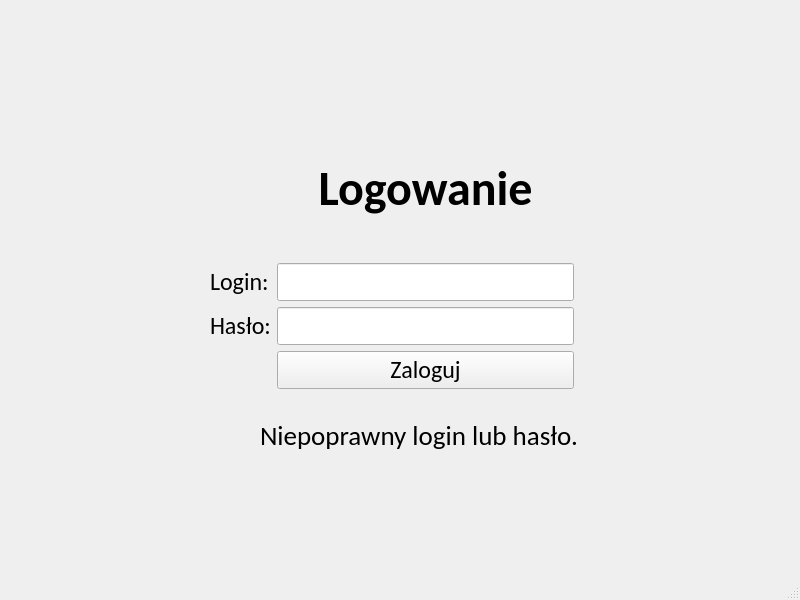
<?xml version="1.0" encoding="UTF-8"?>
<ui version="4.0">
 <class>MainWindow</class>
 <widget class="QMainWindow" name="MainWindow">
  <property name="geometry">
   <rect>
    <x>0</x>
    <y>0</y>
    <width>800</width>
    <height>600</height>
   </rect>
  </property>
  <property name="sizePolicy">
   <sizepolicy hsizetype="Fixed" vsizetype="Fixed">
    <horstretch>0</horstretch>
    <verstretch>0</verstretch>
   </sizepolicy>
  </property>
  <property name="windowTitle">
   <string>Kantor C++</string>
  </property>
  <widget class="QWidget" name="centralwidget">
   <widget class="QStackedWidget" name="stackedWidget">
    <property name="geometry">
     <rect>
      <x>0</x>
      <y>0</y>
      <width>800</width>
      <height>600</height>
     </rect>
    </property>
    <property name="sizePolicy">
     <sizepolicy hsizetype="Fixed" vsizetype="Fixed">
      <horstretch>0</horstretch>
      <verstretch>0</verstretch>
     </sizepolicy>
    </property>
    <property name="minimumSize">
     <size>
      <width>800</width>
      <height>600</height>
     </size>
    </property>
    <property name="maximumSize">
     <size>
      <width>800</width>
      <height>600</height>
     </size>
    </property>
    <property name="currentIndex">
     <number>0</number>
    </property>
    <widget class="QWidget" name="pageLogowanie">
     <widget class="QWidget" name="gridLayoutWidget">
      <property name="geometry">
       <rect>
        <x>210</x>
        <y>120</y>
        <width>364</width>
        <height>269</height>
       </rect>
      </property>
      <layout class="QGridLayout" name="gridLayout">
       <item row="1" column="0">
        <widget class="QLabel" name="labelLogin">
         <property name="font">
          <font>
           <family>Calibri</family>
           <pointsize>18</pointsize>
          </font>
         </property>
         <property name="text">
          <string>Login:</string>
         </property>
        </widget>
       </item>
       <item row="3" column="0">
        <widget class="QLabel" name="labelHaslo">
         <property name="font">
          <font>
           <family>Calibri</family>
           <pointsize>18</pointsize>
          </font>
         </property>
         <property name="text">
          <string>Hasło:</string>
         </property>
        </widget>
       </item>
       <item row="4" column="1">
        <widget class="QPushButton" name="pushButtonZaloguj">
         <property name="font">
          <font>
           <family>Calibri</family>
           <pointsize>18</pointsize>
          </font>
         </property>
         <property name="text">
          <string>Zaloguj</string>
         </property>
        </widget>
       </item>
       <item row="1" column="1">
        <widget class="QLineEdit" name="lineEditLogin">
         <property name="font">
          <font>
           <family>Calibri</family>
           <pointsize>18</pointsize>
          </font>
         </property>
        </widget>
       </item>
       <item row="3" column="1">
        <widget class="QLineEdit" name="lineEditHaslo">
         <property name="font">
          <font>
           <family>Calibri</family>
           <pointsize>18</pointsize>
          </font>
         </property>
         <property name="echoMode">
          <enum>QLineEdit::Password</enum>
         </property>
        </widget>
       </item>
       <item row="0" column="1">
        <widget class="QLabel" name="labelLogowanie">
         <property name="font">
          <font>
           <family>Calibri</family>
           <pointsize>36</pointsize>
           <weight>75</weight>
           <bold>true</bold>
          </font>
         </property>
         <property name="text">
          <string>Logowanie</string>
         </property>
         <property name="textFormat">
          <enum>Qt::AutoText</enum>
         </property>
         <property name="alignment">
          <set>Qt::AlignCenter</set>
         </property>
        </widget>
       </item>
      </layout>
      <zorder>labelLogin</zorder>
      <zorder>labelHaslo</zorder>
      <zorder>lineEditHaslo</zorder>
      <zorder>lineEditLogin</zorder>
      <zorder>pushButtonZaloguj</zorder>
      <zorder>labelLogowanie</zorder>
     </widget>
     <widget class="QLabel" name="labelError">
      <property name="enabled">
       <bool>true</bool>
      </property>
      <property name="geometry">
       <rect>
        <x>260</x>
        <y>420</y>
        <width>321</width>
        <height>31</height>
       </rect>
      </property>
      <property name="font">
       <font>
        <family>Calibri</family>
        <pointsize>20</pointsize>
       </font>
      </property>
      <property name="text">
       <string>Niepoprawny login lub hasło.</string>
      </property>
     </widget>
    </widget>
    <widget class="QWidget" name="pageProfil">
     <widget class="QLabel" name="labelKantor">
      <property name="geometry">
       <rect>
        <x>310</x>
        <y>20</y>
        <width>181</width>
        <height>51</height>
       </rect>
      </property>
      <property name="font">
       <font>
        <family>Calibri</family>
        <pointsize>48</pointsize>
        <weight>75</weight>
        <bold>true</bold>
       </font>
      </property>
      <property name="text">
       <string>Kantor</string>
      </property>
     </widget>
     <widget class="QLabel" name="labelPowitanie">
      <property name="geometry">
       <rect>
        <x>20</x>
        <y>30</y>
        <width>281</width>
        <height>51</height>
       </rect>
      </property>
      <property name="font">
       <font>
        <family>Calibri</family>
        <pointsize>18</pointsize>
       </font>
      </property>
      <property name="text">
       <string>Witaj ponownie, </string>
      </property>
     </widget>
     <widget class="QPushButton" name="pushButtonWyloguj">
      <property name="geometry">
       <rect>
        <x>600</x>
        <y>20</y>
        <width>150</width>
        <height>50</height>
       </rect>
      </property>
      <property name="font">
       <font>
        <family>Calibri</family>
        <pointsize>18</pointsize>
       </font>
      </property>
      <property name="text">
       <string>Wyloguj</string>
      </property>
     </widget>
     <widget class="QWidget" name="gridLayoutWidget_2">
      <property name="geometry">
       <rect>
        <x>100</x>
        <y>170</y>
        <width>181</width>
        <height>315</height>
       </rect>
      </property>
      <layout class="QGridLayout" name="gridLayout_2">
       <item row="7" column="1">
        <widget class="QLabel" name="labelJPYValue">
         <property name="font">
          <font>
           <family>Calibri</family>
           <pointsize>18</pointsize>
          </font>
         </property>
         <property name="text">
          <string>0</string>
         </property>
        </widget>
       </item>
       <item row="6" column="1">
        <widget class="QLabel" name="labelGBPValue">
         <property name="font">
          <font>
           <family>Calibri</family>
           <pointsize>18</pointsize>
          </font>
         </property>
         <property name="text">
          <string>0</string>
         </property>
        </widget>
       </item>
       <item row="4" column="0">
        <widget class="QLabel" name="labelCHF">
         <property name="maximumSize">
          <size>
           <width>60</width>
           <height>16777215</height>
          </size>
         </property>
         <property name="font">
          <font>
           <family>Calibri</family>
           <pointsize>18</pointsize>
          </font>
         </property>
         <property name="text">
          <string>CHF:</string>
         </property>
        </widget>
       </item>
       <item row="2" column="0">
        <widget class="QLabel" name="labelUSD">
         <property name="maximumSize">
          <size>
           <width>60</width>
           <height>16777215</height>
          </size>
         </property>
         <property name="font">
          <font>
           <family>Calibri</family>
           <pointsize>18</pointsize>
          </font>
         </property>
         <property name="text">
          <string>USD:</string>
         </property>
        </widget>
       </item>
       <item row="3" column="0">
        <widget class="QLabel" name="labelEUR">
         <property name="maximumSize">
          <size>
           <width>60</width>
           <height>16777215</height>
          </size>
         </property>
         <property name="font">
          <font>
           <family>Calibri</family>
           <pointsize>18</pointsize>
          </font>
         </property>
         <property name="text">
          <string>EUR:</string>
         </property>
        </widget>
       </item>
       <item row="6" column="0">
        <widget class="QLabel" name="labelGBP">
         <property name="maximumSize">
          <size>
           <width>60</width>
           <height>16777215</height>
          </size>
         </property>
         <property name="font">
          <font>
           <family>Calibri</family>
           <pointsize>18</pointsize>
          </font>
         </property>
         <property name="text">
          <string>GBP:</string>
         </property>
        </widget>
       </item>
       <item row="8" column="0">
        <widget class="QLabel" name="labelCZK">
         <property name="maximumSize">
          <size>
           <width>60</width>
           <height>16777215</height>
          </size>
         </property>
         <property name="font">
          <font>
           <family>Calibri</family>
           <pointsize>18</pointsize>
          </font>
         </property>
         <property name="text">
          <string>CZK:</string>
         </property>
        </widget>
       </item>
       <item row="1" column="1">
        <widget class="QLabel" name="labelPLNValue">
         <property name="font">
          <font>
           <family>Calibri</family>
           <pointsize>18</pointsize>
          </font>
         </property>
         <property name="text">
          <string>0</string>
         </property>
        </widget>
       </item>
       <item row="3" column="1">
        <widget class="QLabel" name="labelEURValue">
         <property name="font">
          <font>
           <family>Calibri</family>
           <pointsize>18</pointsize>
          </font>
         </property>
         <property name="text">
          <string>0</string>
         </property>
        </widget>
       </item>
       <item row="1" column="0">
        <widget class="QLabel" name="labelPLN">
         <property name="maximumSize">
          <size>
           <width>60</width>
           <height>16777215</height>
          </size>
         </property>
         <property name="font">
          <font>
           <family>Calibri</family>
           <pointsize>18</pointsize>
          </font>
         </property>
         <property name="text">
          <string>PLN:</string>
         </property>
        </widget>
       </item>
       <item row="2" column="1">
        <widget class="QLabel" name="labelUSDValue">
         <property name="font">
          <font>
           <family>Calibri</family>
           <pointsize>18</pointsize>
          </font>
         </property>
         <property name="text">
          <string>0</string>
         </property>
        </widget>
       </item>
       <item row="4" column="1">
        <widget class="QLabel" name="labelCHFValue">
         <property name="font">
          <font>
           <family>Calibri</family>
           <pointsize>18</pointsize>
          </font>
         </property>
         <property name="text">
          <string>0</string>
         </property>
        </widget>
       </item>
       <item row="7" column="0">
        <widget class="QLabel" name="labelJPY">
         <property name="maximumSize">
          <size>
           <width>60</width>
           <height>16777215</height>
          </size>
         </property>
         <property name="font">
          <font>
           <family>Calibri</family>
           <pointsize>18</pointsize>
          </font>
         </property>
         <property name="text">
          <string>JPY:</string>
         </property>
        </widget>
       </item>
       <item row="5" column="1">
        <widget class="QLabel" name="labelCADValue">
         <property name="font">
          <font>
           <family>Calibri</family>
           <pointsize>18</pointsize>
          </font>
         </property>
         <property name="text">
          <string>0</string>
         </property>
        </widget>
       </item>
       <item row="8" column="1">
        <widget class="QLabel" name="labelCZKValue">
         <property name="font">
          <font>
           <family>Calibri</family>
           <pointsize>18</pointsize>
          </font>
         </property>
         <property name="text">
          <string>0</string>
         </property>
        </widget>
       </item>
       <item row="5" column="0">
        <widget class="QLabel" name="labelCAD">
         <property name="maximumSize">
          <size>
           <width>60</width>
           <height>16777215</height>
          </size>
         </property>
         <property name="font">
          <font>
           <family>Calibri</family>
           <pointsize>18</pointsize>
          </font>
         </property>
         <property name="text">
          <string>CAD:</string>
         </property>
        </widget>
       </item>
      </layout>
     </widget>
     <widget class="QLabel" name="labelPortfel">
      <property name="geometry">
       <rect>
        <x>100</x>
        <y>130</y>
        <width>146</width>
        <height>34</height>
       </rect>
      </property>
      <property name="font">
       <font>
        <family>Calibri</family>
        <pointsize>20</pointsize>
       </font>
      </property>
      <property name="text">
       <string>Stan portfela:</string>
      </property>
     </widget>
     <widget class="QLabel" name="labelWymiana">
      <property name="geometry">
       <rect>
        <x>480</x>
        <y>200</y>
        <width>171</width>
        <height>31</height>
       </rect>
      </property>
      <property name="font">
       <font>
        <family>Calibri</family>
        <pointsize>20</pointsize>
       </font>
      </property>
      <property name="text">
       <string>Wymiana walut</string>
      </property>
     </widget>
     <widget class="QComboBox" name="comboBoxWalutaL">
      <property name="geometry">
       <rect>
        <x>400</x>
        <y>250</y>
        <width>100</width>
        <height>40</height>
       </rect>
      </property>
      <property name="font">
       <font>
        <family>Calibri</family>
        <pointsize>18</pointsize>
       </font>
      </property>
     </widget>
     <widget class="QComboBox" name="comboBoxWalutaR">
      <property name="geometry">
       <rect>
        <x>520</x>
        <y>250</y>
        <width>100</width>
        <height>40</height>
       </rect>
      </property>
      <property name="font">
       <font>
        <family>Calibri</family>
        <pointsize>18</pointsize>
       </font>
      </property>
     </widget>
     <widget class="QDoubleSpinBox" name="doubleSpinBoxKwota">
      <property name="geometry">
       <rect>
        <x>640</x>
        <y>250</y>
        <width>100</width>
        <height>40</height>
       </rect>
      </property>
      <property name="font">
       <font>
        <family>Calibri</family>
        <pointsize>18</pointsize>
       </font>
      </property>
     </widget>
     <widget class="QPushButton" name="pushButtonWymien">
      <property name="geometry">
       <rect>
        <x>480</x>
        <y>300</y>
        <width>180</width>
        <height>40</height>
       </rect>
      </property>
      <property name="font">
       <font>
        <family>Calibri</family>
        <pointsize>16</pointsize>
       </font>
      </property>
      <property name="text">
       <string>Wymień</string>
      </property>
     </widget>
     <widget class="QPushButton" name="pushButtonWykresy">
      <property name="geometry">
       <rect>
        <x>440</x>
        <y>400</y>
        <width>260</width>
        <height>71</height>
       </rect>
      </property>
      <property name="font">
       <font>
        <family>Calibri</family>
        <pointsize>18</pointsize>
       </font>
      </property>
      <property name="text">
       <string>Wykresy kursów walut</string>
      </property>
     </widget>
    </widget>
    <widget class="QWidget" name="pageWykresy">
     <widget class="QPushButton" name="pushButtonPowrot">
      <property name="geometry">
       <rect>
        <x>600</x>
        <y>20</y>
        <width>150</width>
        <height>50</height>
       </rect>
      </property>
      <property name="font">
       <font>
        <family>Calibri</family>
        <pointsize>18</pointsize>
       </font>
      </property>
      <property name="text">
       <string>Powrót</string>
      </property>
     </widget>
     <widget class="QComboBox" name="comboBoxWaluta">
      <property name="geometry">
       <rect>
        <x>275</x>
        <y>475</y>
        <width>100</width>
        <height>40</height>
       </rect>
      </property>
      <property name="font">
       <font>
        <family>Calibri</family>
        <pointsize>18</pointsize>
       </font>
      </property>
     </widget>
     <widget class="QPushButton" name="pushButtonRysuj">
      <property name="geometry">
       <rect>
        <x>425</x>
        <y>475</y>
        <width>100</width>
        <height>40</height>
       </rect>
      </property>
      <property name="font">
       <font>
        <family>Calibri</family>
        <pointsize>18</pointsize>
       </font>
      </property>
      <property name="text">
       <string>Rysuj</string>
      </property>
     </widget>
     <widget class="QGraphicsView" name="graphicsViewWykres">
      <property name="geometry">
       <rect>
        <x>100</x>
        <y>100</y>
        <width>600</width>
        <height>350</height>
       </rect>
      </property>
     </widget>
    </widget>
   </widget>
  </widget>
  <widget class="QMenuBar" name="menubar">
   <property name="enabled">
    <bool>true</bool>
   </property>
   <property name="geometry">
    <rect>
     <x>0</x>
     <y>0</y>
     <width>800</width>
     <height>21</height>
    </rect>
   </property>
  </widget>
  <widget class="QStatusBar" name="statusbar">
   <property name="enabled">
    <bool>true</bool>
   </property>
  </widget>
 </widget>
 <resources/>
 <connections/>
</ui>
